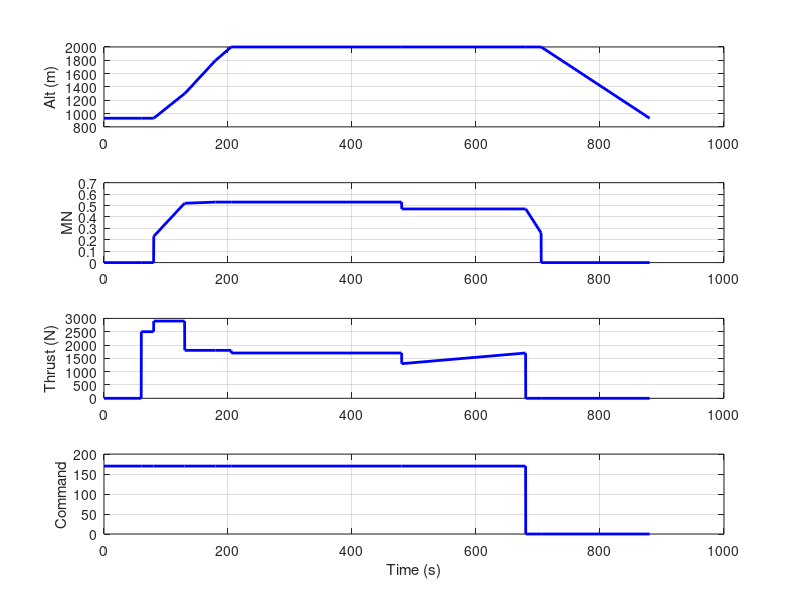

Reproduce this figure in MATLAB. (Note: this script raises an error after producing the figure.)

%-----------
%REAL FLIGHT
%-----------

%VECTORS FOR REAL FLIGHT MISSION SIMULATION

time          = [0      60      60.2      80      80.2      130      130.2      180      180.2      205      205.2      480      480.2      680      680.2      705      705.2      880      880.2];
ThrustRef     = [0      0       2500      2500    2900      2900     1800       1800     1800       1800     1700       1700     1300       1700     0          0        0          0        0];
Alt           = [930    930     930       930     930       1300     1300       1800     1800       2000     2000       2000     2000       2000     2000       2000     2000       930      930];
MN            = [0      0       0         0       0.23      0.52     0.52       0.53     0.53       0.53     0.53       0.53     0.47       0.47     0.47       0.26     0          0        0];
EngineCommand = [170    170     170       170     170       170      170        170      170        170      170        170      170        170      0          0        0          0        0];

%VECTORS PLOTING

subplot(4,1,1),plot(time,Alt,'b','linewidth',2),ylabel('Alt (m)'),grid on
subplot(4,1,2),plot(time,MN,'b','linewidth',2),ylabel('MN'),grid on
subplot(4,1,3),plot(time,ThrustRef,'b','linewidth',2),ylabel('Thrust (N)'),grid on
subplot(4,1,4),plot(time,EngineCommand,'b','linewidth',2),ylabel('Command'),xlabel('Time (s)'),grid on

%MISSION GENERATION

MissionName = 'SebastienMission';
MissionGenCols(Alt,MN,ThrustRef,EngineCommand,time,MissionName);
